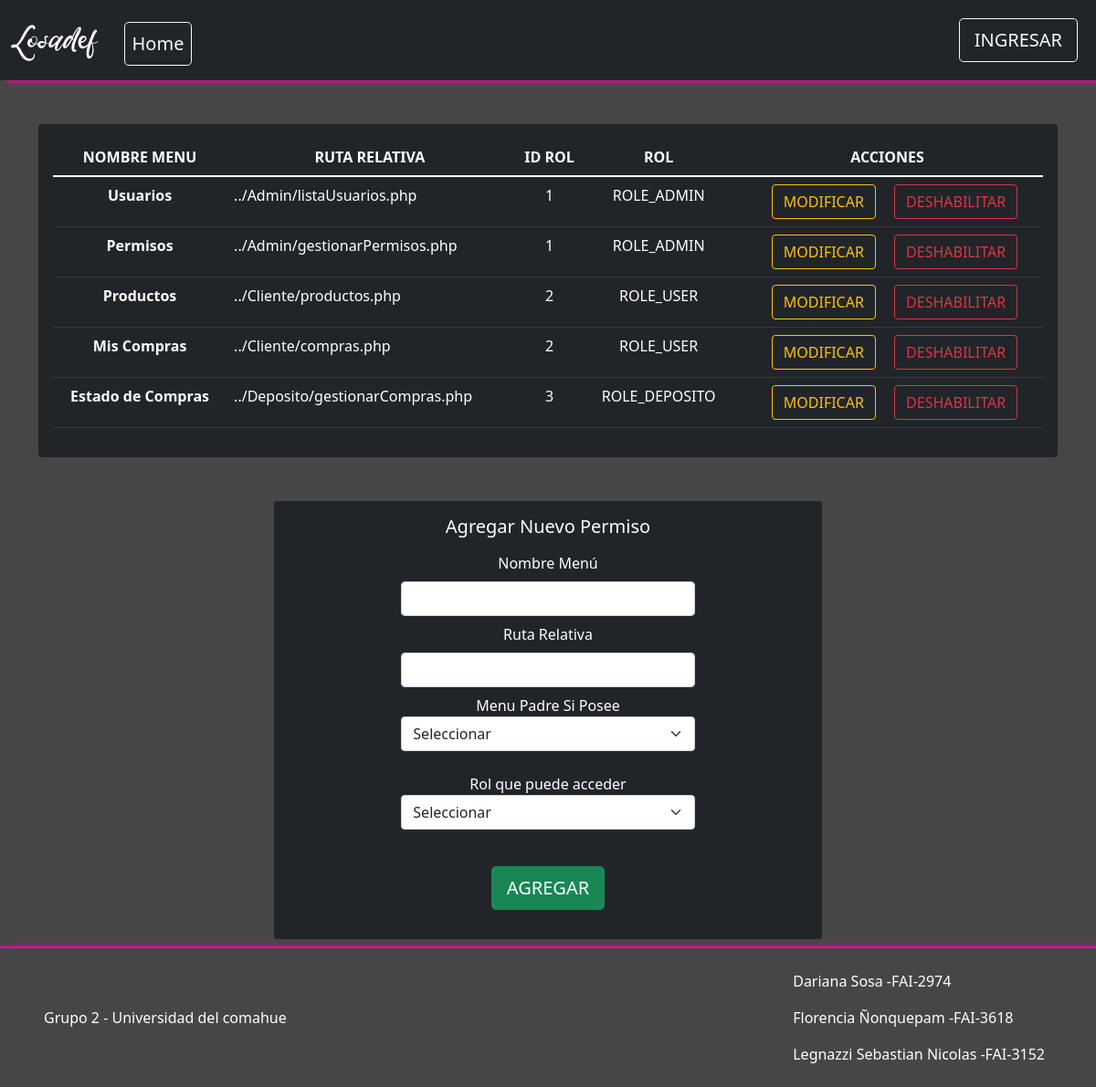
/Vista/Admin/gestionarPermisos.php, run on an earlier commit of the app's database.
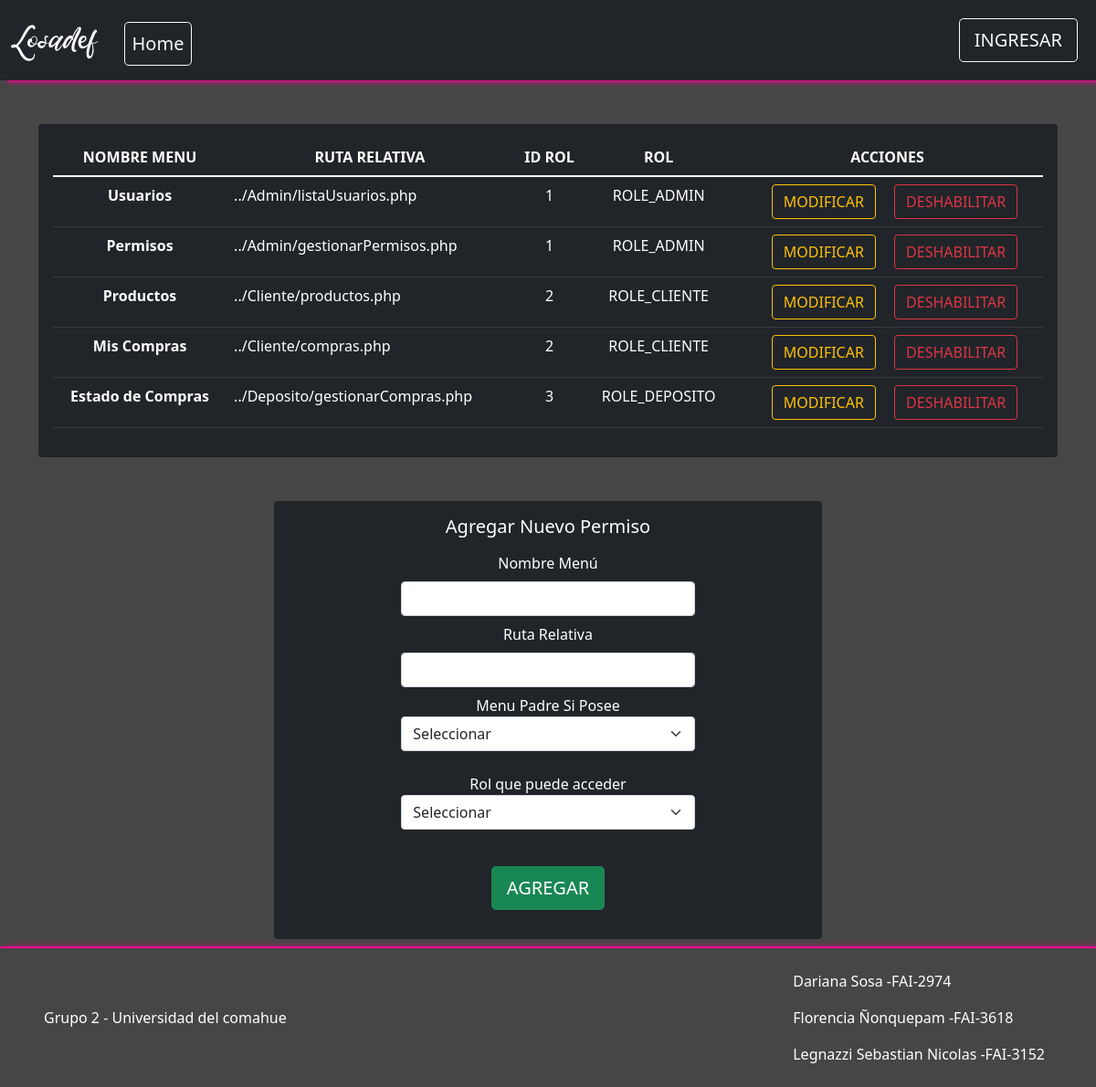
And on a later commit of the database.
### tables this page shows
CREATE TABLE IF NOT EXISTS `menu` (
  `idMenu` bigint(20) NOT NULL AUTO_INCREMENT,
  `meNombre` varchar(50) NOT NULL COMMENT 'Nombre del item del menu',
  `meDescripcion` varchar(124) NOT NULL COMMENT 'Descripcion mas detallada del item del menu',
  `idPadre` bigint(20) DEFAULT NULL COMMENT 'Referencia al id del menu que es subitem',
  `meDeshabilitado` timestamp NULL DEFAULT CURRENT_TIMESTAMP COMMENT 'Fecha en la que el menu fue deshabilitado por ultima vez',
  PRIMARY KEY (`idMenu`),
  UNIQUE KEY `idmenu` (`idMenu`),
  KEY `fkmenu_1` (`idPadre`)
);

CREATE TABLE IF NOT EXISTS `rol` (
  `idRol` bigint(20) NOT NULL AUTO_INCREMENT,
  `rolDescripcion` varchar(50) NOT NULL,
  PRIMARY KEY (`idRol`),
  UNIQUE KEY `idrol` (`idRol`)
);

### util/funciones.php (called while the page is built, shortened)
<?php
spl_autoload_register(function ($class_name){
    $directorys = array(
        $GLOBALS['ROOT'].'Modelo/',
        $GLOBALS['ROOT'].'Modelo/conector/',
        $GLOBALS['ROOT'].'Control/',
    );
});
?>

### Control/C_Session.php (called while the page is built, shortened)
<?php
class C_Session{
    public function activa(){
        $resp=isset($_SESSION["nombreUsuario"])? TRUE : FALSE;
        return $resp;
    }
}
?>

### Modelo/Rol.php (called while the page is built, shortened)
<?php
include_once('Conector/BaseDatos.php');
class Rol
{
    private $idRol;
    private $rolDescripcion;
    public function setIdRol($idRol)
    {
        $this->idRol = $idRol;
    }
    public function setRolDescripcion($rolDescripcion)
    {
        $this->rolDescripcion = $rolDescripcion;
    }
    public function getIdRol()
    {
        return $this->idRol;
    }
    public function getRolDescripcion()
    {
        return $this->rolDescripcion;
    }
    public function __construct()
    {
        $this->idRol = "";
        $this->rolDescripcion = "";
    }
    public function cargar()
    {
        $resp = false;
        $base = new BaseDatos();
        $sql = "SELECT * FROM rol WHERE idRol = " . $this->getIdrol();
        if ($base->Iniciar()) {
            $res = $base->Ejecutar($sql);
            if ($res > -1) {
                if ($res > 0) {
                    $row = $base->Registro();
                    $resp = true;
                }
            }
        } else {
            $this->setMensajeOperacion("rol->listar: " . $base->getError());
        }
        return $resp;
    }
}

### modelo/conector/BaseDatos.php (called while the page is built, shortened)
<?php
class BaseDatos extends PDO {
  	private $conec;
  	private $indice;
  	private $resultado;
    public function __construct(){
        $this->indice =0;
        try {
           $this->conec=true;
        }catch (PDOException $e) {
            $this->sql = $e->getMessage();
            $this->conec=false;
        }
    }
    public function Iniciar(){
        return $this->getConec();
    }
    public function getConec(){
        return $this->conec;
    }
    public function setSQL($e){
        return "\n".$this->sql = $e;
    }
    public function Ejecutar($sql){
        $resp = null;
        if ( stristr($sql,"select")){
            $resp =  $this->EjecutarSelect($sql);
        }
        return $resp;
   }
   private function EjecutarSelect($sql){
       $cant = -1;
       $resultado=parent::query($sql);
       if(!$resultado){
           $this->analizarDebug();
       }else {
          $arregloResult = $resultado->fetchAll();
          $cant = count($arregloResult);
       }
       return $cant;
   }
   public function Registro() {
       $filaActual = false;
       $indiceActual = $this->getIndice();
       if ($indiceActual>=0) {
           $filas = $this->getResultado();
           if($indiceActual<count($filas)){
               $filaActual =  $filas[$indiceActual];
           }else {
               $this->setIndice(-1);
           }
       }
       return $filaActual;
   }
   private function setIndice ($valor){
       $this->indice = $valor;
   }
   private function getIndice (){
       return $this->indice;
   }
   private function setResultado($valor){
       $this->resultado = $valor;
   }
   private function getResultado(){
      return $this->resultado;
   }
}

### Modelo/MenuRol.php (called while the page is built, shortened)
<?php
include_once 'conector/BaseDatos.php';
class MenuRol
{
    private $menu;
    private $rol;
    public function setRol($rol)
    {
        $this->rol = $rol;
    }
    public function setMenu($menu)
    {
        $this->menu = $menu;
    }
    public function getRol()
    {
        return $this->rol;
    }
    public function getMenu()
    {
        return $this->menu;
    }
    public function __construct()
    {
        $this->menu = new Menu();
        $this->rol = new Rol();
    }
    public function listar($parametro = "")
    {
        $arreglo = null;
        $base = new BaseDatos();
        $sql = "SELECT * FROM menurol ";
        if ($parametro != "") {
            $sql .= 'WHERE ' . $parametro;
        }
        $res = $base->Ejecutar($sql);
        if ($res > -1) {
            if ($res > 0) {
                $arreglo = array();
                while ($row = $base->Registro()) {
                    $menu = null;
                    if ($row['idMenu'] != null) {
                        $menu = new Menu();
                        $menu->setIdMenu($row['idMenu']);
                        $menu->cargar();
                    }
                    $rol = null;
                    if ($row['idRol'] != null) {
                        $rol = new Rol();
                        $rol->setIdRol($row['idRol']);
                        $rol->cargar();
                    }
                    $obj = new MenuRol();
                    $obj->setear($menu, $rol);
                    array_push($arreglo, $obj);
                }
            }
        }
        return $arreglo;
    }
}

### Control/C_MenuRol.php (called while the page is built, shortened)
<?php
class C_MenuRol{
    public function buscar($param){
        $where = " true ";
        $objMenuRol = new MenuRol();
        $arreglo = $objMenuRol->listar($where);
        return $arreglo;
    }
}
?>

### Modelo/Menu.php (called while the page is built, shortened)
<?php
include_once('conector/BaseDatos.php');
class Menu {
    private $idMenu;
    private $meNombre;
    private $meDescripcion;
    public function setIdMenu($idMenu){
        $this->idMenu = $idMenu;
    }
    public function setMeNombre($meNombre){
        $this->meNombre = $meNombre;
    }
    public function setMeDescripcion($meDescripcion){
        $this->meDescripcion = $meDescripcion;
    }
    public function getIdMenu(){
        return $this->idMenu;
    }
    public function getMeNombre(){
        return $this->meNombre;
    }
    public function getMeDescripcion(){
        return $this->meDescripcion;
    }
    public function __construct(){
        $this->idMenu = "";
        $this->meNombre = "";
    }
    public function cargar(){
        $resp = false;
        $base = new BaseDatos();
        $sql = "SELECT * FROM menu WHERE idMenu = " .$this->getIdMenu();
        if ($base->Iniciar()) {
            $res = $base->Ejecutar($sql);
            if ($res > -1) {
                if ($res > 0) {
                    $resp =  true;
                }
            }
        } else {
            $this->setMensajeOperacion("menu->listar: " . $base->getError());
        }
        return $resp;
    }
}

### Vista/Admin/gestionarPermisos.php (the view, shortened to what this page needs)
<?php
include_once('../estructura/Cabecera.php');
$objMenuRol=new C_MenuRol();
$permisos=$objMenuRol->buscar(null);
if ($permisos != null) {
    $cantPermisos=count($permisos);
} else{
    $cantRoles=-1;
}
?>
<div class="container-md mx-auto m-5">
<?php
    if ($cantPermisos > -1) {
    ?>
<div class="rounded p-3 mb-2 bg-dark text-white">
        <table class="table table-dark table-hover p-5">
            <thead class="text-center">
            <tr>
            <th scope="col-6">NOMBRE MENU</th>
            <th scope="col-6">RUTA RELATIVA</th>
            <th scope="col-4">ID ROL</th>
            <th scope="col-4">ROL</th>
            <th scope="col-2">ACCIONES</th>
            </tr>
            </thead>
            <tbody>
            <?php
                foreach($permisos as $permiso){
                    ?>
                    <tr>
                    <th scope="row" class="text-center"><?php echo $permiso->getMenu()->getMeNombre()?></th>
                    <td><?php echo $permiso->getMenu()->getMeDescripcion() ?></td>
                    <td class="text-center"> <?php echo $permiso->getRol()->getIdRol() ?> </td>
                    <td class="text-center"> <?php echo $permiso->getRol()->getRolDescripcion()  ?>
                    </td>
                    <td class="text-center">
                        <form method="POST" action="modificarPermisos.php">
                        <button type="submit"
                        class="ms-3 text-decoration-none btn btn-outline-warning"> MODIFICAR </button>
                        <button type="button" onclick="eliminar(<?php echo $permiso->getMenu()->getIdMenu()?>)"
                        class="ms-3 text-decoration-none btn btn-outline-danger"> DESHABILITAR</button>
                        </form>
                    </td>
                </tr>
                <?php
                }
            ?>
            </tbody>
            </table>
            </div>
            <?php
    }else{
        ?>
        <div class="alert alert-warning" role="alert">
            No existen roles cargados...
        </div>
        <?php
    }
    ?>
</div>
<div class="container-md w-50 text-center rounded p-3 mb-2 bg-dark text-white mt-5">
    <form class="row justify-content-center needs-validation" id="formNuevoPermiso"
        method="POST" action="../Accion/nuevoPermiso.php" novalidate>
        <div class="col-10">
            <h5>Agregar Nuevo Permiso</h5>
        </div>
            <div class="col-lg-7 col-12 mt-2">
                <label>Nombre Menú </label>
                <input type="text" pattern="[a-zA-Z]+\s?[a-zA-Z]*\s?[a-zA-Z]*\s?[a-zA-Z]*\s?[a-zA-Z]*"
                name="meNombre" minlength="3" class="form-control text mt-2" required>
            </div>
            <div class="col-lg-7 col-12 mt-2">
                <label>Ruta Relativa </label>
                <input type="text" pattern="(..\/)([a-zA-Z0-9_\-]+)(\/[a-zA-Z0-9_\-]+)\.php" name="meDescripcion" minlength="10"
                class="form-control text mt-2" required>
            </div>
            <div class="col-lg-7 col-12 mt-2">
                <label>Menu Padre Si Posee</label>
                <select name="idPadre" class="form-select mb-3" aria-label=".form-select example">
                <option value="" selected>Seleccionar</option>
                </select>
            </div>
            <div class="col-lg-7 col-12 mt-2">
                <label>Rol que puede acceder</label>
                <select name="idRol" class="form-select mb-3" aria-label=".form-select example" required>
                <option value="" selected>Seleccionar</option>
                </select>
            </div>
            <div class="col-10">
            <button class="btn btn-lg btn-success my-3 mt-4" type="submit"
                id="nuevoPermiso">AGREGAR
            </button>
            </div>
    </form>
</div>
<?php
include_once("../estructura/Pie.php")
?>

### vista/estructura/Cabecera.php (shortened to what this page needs)
<?php
$objSession = new C_Session();
?>
<!DOCTYPE html>
<html lang="en">
<head>
  <link rel="stylesheet" href="../bootstrap/css/bootstrap.min.css">
  <link rel="stylesheet" href="../css/producto.css">
  <link rel="stylesheet" href="../css/home.css">
  <link rel="stylesheet" href="../alertas/dist/sweetalert2.min.css">
</head>
<body>
  <header class="navbar navbar-expand-lg navbar-dark bg-dark" >
    <div class="container-fluid">
        <a href="../../index.php" class="navbar-brand losadef text-white">
          Losadef
        </a>
        <div class="collapse navbar-collapse" id="navbarsExample03">
          <ul class="navbar-nav me-auto mb-2 m-2 mb-sm-0">
            <li><a href="../../index.php" role="button" class="px-2 mx-1 btn btn-lg btn-outline-light">Home</a></li>
          </ul>
          <div class="text-end">
            <?php if ($objSession->activa()) {
            ?>
              <button type='button' class='btn btn-lg btn-outline-light me-2' onclick="cerrarSesion()">SALIR</button>
            <?php
            } else {
            ?>
              <a href='../sesion/IniciarSesion.php' class='btn btn-lg btn-outline-light me-2'>INGRESAR</a>
            <?php
            } ?>
        </div>
      </div>
    </div>
  </header>

### vista/estructura/Pie.php
        <footer class=" d-flex flex-wrap justify-content-between align-items-center py-3 px-5" style="margin-top: 0%" id="footer" style="width: 100%;">
            <p class="col-md-4 mb-0 text-white" style="display: inline-block;" id="universidad"> Grupo 2 - Universidad del comahue</p>
            <ul class="nav justify-content-end flex-column col-3,5">
            <li class="nav-item"><a href="https://github.com/florencianionquepan" class="nav-link px-2 text-white" ><span>Dariana Sosa -FAI-2974</span></a></li>
            <li class="nav-item"><a href="https://github.com/darianasm" class="nav-link px-2 text-white" ><span> Florencia Ñonquepam -FAI-3618</span></a></li>
            <li class="nav-item"><a href="https://github.com/SebastianLegnazzi" class="nav-link px-2 text-white" ><span> Legnazzi Sebastian Nicolas -FAI-3152</span></a></li>
            </ul>
        </footer>
</body>
</html>

### vista/css/producto.css (style rules this page uses)
html { scroll-behavior: smooth; }
body { background-color: rgb(70, 70, 70); }
footer { position: relative; bottom: 0; margin-top: 140px; border-top: 2px solid rgb(255, 0, 149); box-shadow: 5px 2px 8px rgb(255, 0, 149); }

### Vista/css/home.css (style rules this page uses)
.losadef { font-family: "mifuente"; font-size:4.5ch; }
header { box-shadow: 8px 2px 5px rgb(255, 0, 149); margin-bottom:4px; }

What changed in the data, as far as the page shows it:
changed rol id 2: rolDescripcion "ROLE_USER" → "ROLE_CLIENTE"
